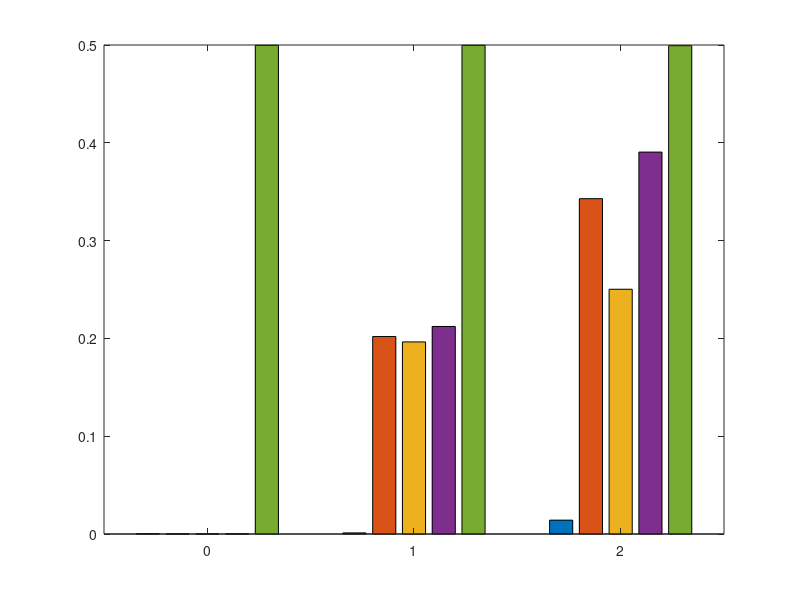

Here is the MATLAB script that generated this plot: (Note: this script raises an error after producing the figure.)
clc;
clear;
close all;
addpath(genpath(pwd));
rng(1993); % For repeatable results

% SNR = 30; packet number: 10000;

%% Mecha
Mecha_twoTags_0 = [1.60714285714286e-05,2.23214285714286e-05];
Mecha_twoTags_1 = [0.0972187500000000,0.0978517857142857,0.410667857142857];
Mecha_twoTags_2 = [0.335913392857143,0.334403571428571,0.321233928571429,0.379992857142857];

%% MultiRider
MultiRider_twoTags_0 = [0,8.92857142857143e-07];
MultiRider_twoTags_1 = [0.0891169642857143,0.0893303571428571,0.410795535714286];
MultiRider_twoTags_2 = [0.178772321428571,0.178495535714286,0.322210714285714,0.321552678571429];

%% ParaFi
ParaFi_twoTags_0 = [0.000150000000000000,0.000183035714285714];
ParaFi_twoTags_1 = [0.106267857142857,0.106650892857143,0.423707142857143];
ParaFi_twoTags_2 = [0.388066071428571,0.385753571428571,0.394010714285714,0.394200000000000];

%% FreeCollision
FreeCollision_twoTags_0 = [0.000204545454545455,0.000337121212121212];
FreeCollision_twoTags_1 = [0.000715909090909091,0.00107575757575758,0.00158863636363636];
FreeCollision_twoTags_2 = [0.0106068181818182,0.0109022727272727,0.0141356060606061,0.0210287878787879];

%% ConcurScatter
ConcurScatter_twoTags_0 = [0.499370394736842,0.500127631578947];
ConcurScatter_twoTags_1 = [0.500286842105263,0.499392763157895,0.499557894736842];
ConcurScatter_twoTags_2 = [0.498957236842105,0.499279605263158,0.499615789473684,0.499401315789474];

%% avg BER
BER_Mecha_twoTags_0 = mean(Mecha_twoTags_0);
BER_Mecha_twoTags_1 = mean(Mecha_twoTags_1);
BER_Mecha_twoTags_2 = mean(Mecha_twoTags_2);

BER_MultiRider_twoTags_0 = mean(MultiRider_twoTags_0);
BER_MultiRider_twoTags_1 = mean(MultiRider_twoTags_1);
BER_MultiRider_twoTags_2 = mean(MultiRider_twoTags_2);

BER_ParaFi_twoTags_0 = mean(ParaFi_twoTags_0);
BER_ParaFi_twoTags_1 = mean(ParaFi_twoTags_1);
BER_ParaFi_twoTags_2 = mean(ParaFi_twoTags_2);

BER_FreeCollision_twoTags_0 = mean(FreeCollision_twoTags_0);
BER_FreeCollision_twoTags_1 = mean(FreeCollision_twoTags_1);
BER_FreeCollision_twoTags_2 = mean(FreeCollision_twoTags_2);

BER_ConcurScatter_twoTags_0 = mean(ConcurScatter_twoTags_0);
BER_ConcurScatter_twoTags_1 = mean(ConcurScatter_twoTags_1);
BER_ConcurScatter_twoTags_2 = mean(ConcurScatter_twoTags_2);

BER_Mecha = [BER_Mecha_twoTags_0;BER_Mecha_twoTags_1;BER_Mecha_twoTags_2];
BER_MultiRider = [BER_MultiRider_twoTags_0;BER_MultiRider_twoTags_1;BER_MultiRider_twoTags_2];
BER_ParaFi = [BER_ParaFi_twoTags_0;BER_ParaFi_twoTags_1;BER_ParaFi_twoTags_2];
BER_FreeCollision = [BER_FreeCollision_twoTags_0;BER_FreeCollision_twoTags_1;BER_FreeCollision_twoTags_2];
BER_ConcurScatter = [BER_ConcurScatter_twoTags_0;BER_ConcurScatter_twoTags_1;BER_ConcurScatter_twoTags_2];


%% Throughput
k = 250; % Kbps
TP_Mecha_twoTags_0 = (2-sum(Mecha_twoTags_0)).*k;
TP_Mecha_twoTags_1 = (3-sum(Mecha_twoTags_1)).*k;
TP_Mecha_twoTags_2 = (4-sum(Mecha_twoTags_2)).*k;

TP_MultiRider_twoTags_0 = (2-sum(MultiRider_twoTags_0)).*k;
TP_MultiRider_twoTags_1 = (3-sum(MultiRider_twoTags_1)).*k;
TP_MultiRider_twoTags_2 = (4-sum(MultiRider_twoTags_2)).*k;

TP_ParaFi_twoTags_0 = (2-sum(ParaFi_twoTags_0)).*k;
TP_ParaFi_twoTags_1 = (3-sum(ParaFi_twoTags_1)).*k;
TP_ParaFi_twoTags_2 = (4-sum(ParaFi_twoTags_2)).*k;

TP_FreeCollision_twoTags_0 = (2-sum(FreeCollision_twoTags_0)).*k;
TP_FreeCollision_twoTags_1 = (3-sum(FreeCollision_twoTags_1)).*k;
TP_FreeCollision_twoTags_2 = (4-sum(FreeCollision_twoTags_2)).*k;

TP_ConcurScatter_twoTags_0 = (2-sum(ConcurScatter_twoTags_0)).*k;
TP_ConcurScatter_twoTags_1 = (3-sum(ConcurScatter_twoTags_1)).*k;
TP_ConcurScatter_twoTags_2 = (4-sum(ConcurScatter_twoTags_2)).*k;

TP_Mecha = [TP_Mecha_twoTags_0;TP_Mecha_twoTags_1;TP_Mecha_twoTags_2];
TP_MultiRider = [TP_MultiRider_twoTags_0;TP_MultiRider_twoTags_1;TP_MultiRider_twoTags_2];
TP_ParaFi = [TP_ParaFi_twoTags_0;TP_ParaFi_twoTags_1;TP_ParaFi_twoTags_2];
TP_FreeCollision = [TP_FreeCollision_twoTags_0;TP_FreeCollision_twoTags_1;TP_FreeCollision_twoTags_2];
TP_ConcurScatter = [TP_ConcurScatter_twoTags_0;TP_ConcurScatter_twoTags_1;TP_ConcurScatter_twoTags_2];


%% plot BER
vals_BER = [BER_FreeCollision,BER_Mecha,BER_MultiRider,BER_ParaFi,BER_ConcurScatter];
vals_TP = [TP_FreeCollision,TP_Mecha,TP_MultiRider,TP_ParaFi,TP_ConcurScatter];


x = 0:1:2;
%%%** plot BER **%%%
figure(1)
set(gcf,'unit','centimeters','position',[3 5 14.5 8]); 
b1 = bar(x,vals_BER);
b1(1).FaceColor = [69/255 123/255 157/255];
b1(2).FaceColor = [202/255 55/255 83/255];
b1(3).FaceColor =  [128/255 128/255 128/255];
b1(4).FaceColor = [153 153 204]./255; 
b1(5).FaceColor = [132/255 165/255 157/255]; 
ax1 = gca;
ax1.FontSize = 14;
ax1.FontName = 'Times New Roman';
ax1.YLim = [4e-8 1e0];
ax1.YTick = [1e-6,1e-4,1e-2,1e0];
ax1.YScale = 'log';
ax1.XTickLabel = {'0','1','2'};
grid on
ylabel('BER','FontSize',14,'FontName','Times New Roman');
xlabel('The number of newly added tags','FontSize',14,'FontName','Times New Roman');

lgd = legend('FreeCollision','Mecha','MultiRider','ParaFi','ConcurScatter',...
    'FontSize',12,'FontName','Times New Roman','NumColumns',3,'Interpreter','latex');
lgd.Location = 'northoutside'; 

%% Plot throughput
x = 0:1:2;
%%%** plot BER **%%%
figure(2)
set(gcf,'unit','centimeters','position',[3 5 14.5 8]); 
b2 = bar(x,vals_TP);
b2(1).FaceColor = [69/255 123/255 157/255];
b2(2).FaceColor = [202/255 55/255 83/255];
b2(3).FaceColor =  [128/255 128/255 128/255];
b2(4).FaceColor = [153 153 204]./255; 
b2(5).FaceColor = [132/255 165/255 157/255]; 
ax2 = gca;
ax2.FontSize = 14;
ax2.FontName = 'Times New Roman';
% ax2.YLim = [4e-6 1e0];
% ax2.YTick = [1e-6,1e-4,1e-2,1e0];
% ax2.YScale = 'log';
ax2.XTickLabel = {'0','1','2'};
grid on
ylabel('Throughput (Kbps)','FontSize',14,'FontName','Times New Roman');
xlabel('The number of newly added tags','FontSize',14,'FontName','Times New Roman');

lgd = legend('FreeCollision','Mecha','MultiRider','ParaFi','ConcurScatter',...
    'FontSize',12,'FontName','Times New Roman','NumColumns',3,'Interpreter','latex');
lgd.Location = 'northoutside'; 
